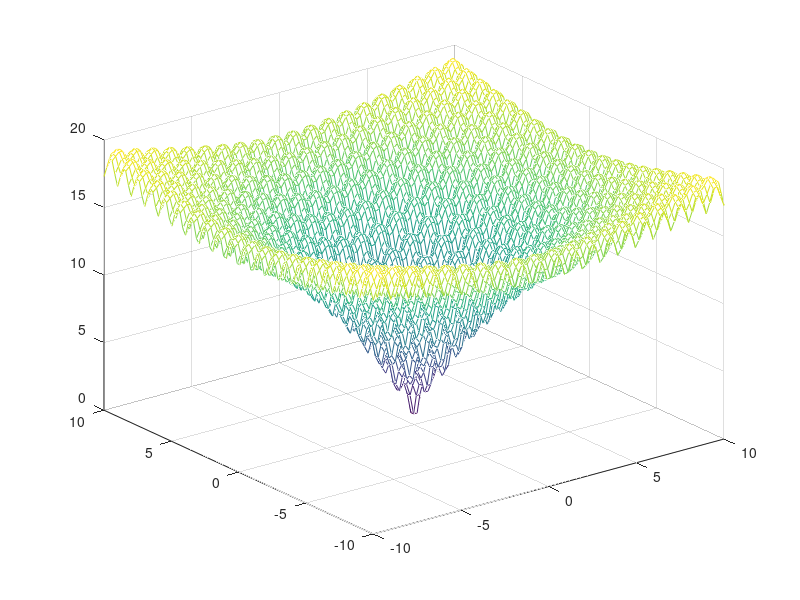
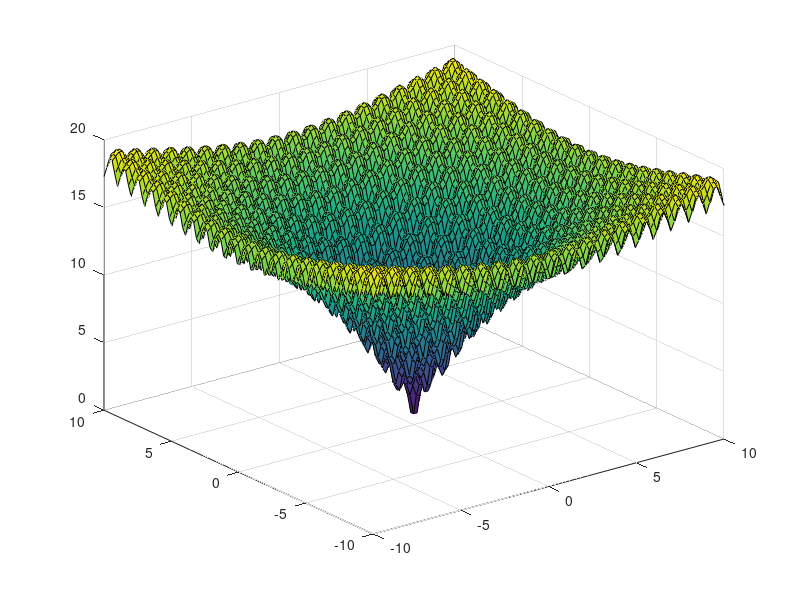

MATLAB code to generate these figures, in order:
clc;clear;close all;


[X,Y] = meshgrid(linspace(-10,10,100));


temp1=X.^2+Y.^2;
temp2=cos(2*pi*X)+cos(2*pi*Y);
Z=20+exp(1)-20*exp(-0.2*sqrt(temp1/2))-exp(temp2/2);

axis([-10,10,-10,10]);
mesh(X,Y,Z);%线框图
figure();
surf(X,Y,Z);%表面图
